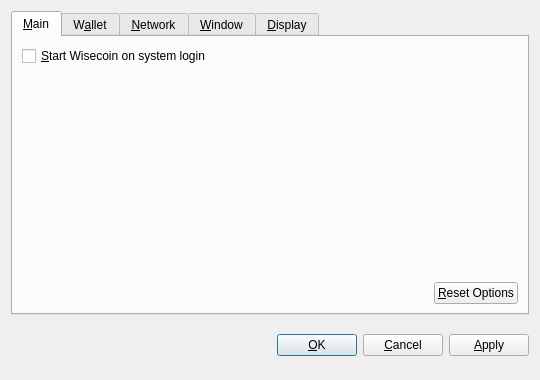
<?xml version="1.0" encoding="UTF-8"?>
<ui version="4.0">
 <class>OptionsDialog</class>
 <widget class="QDialog" name="OptionsDialog">
  <property name="geometry">
   <rect>
    <x>0</x>
    <y>0</y>
    <width>540</width>
    <height>380</height>
   </rect>
  </property>
  <property name="windowTitle">
   <string>Options</string>
  </property>
  <property name="modal">
   <bool>true</bool>
  </property>
  <layout class="QVBoxLayout" name="verticalLayout">
   <item>
    <widget class="QTabWidget" name="tabWidget">
     <property name="tabPosition">
      <enum>QTabWidget::North</enum>
     </property>
     <property name="currentIndex">
      <number>0</number>
     </property>
     <widget class="QWidget" name="tabMain">
      <attribute name="title">
       <string>&amp;Main</string>
      </attribute>
      <layout class="QVBoxLayout" name="verticalLayout_Main">
       <item>
        <widget class="QCheckBox" name="bitcoinAtStartup">
         <property name="toolTip">
          <string>Automatically start Wisecoin after logging in to the system.</string>
         </property>
         <property name="text">
          <string>&amp;Start Wisecoin on system login</string>
         </property>
        </widget>
       </item>
       <item>
        <spacer name="verticalSpacer_Main">
         <property name="orientation">
          <enum>Qt::Vertical</enum>
         </property>
         <property name="sizeHint" stdset="0">
          <size>
           <width>20</width>
           <height>40</height>
          </size>
         </property>
        </spacer>
       </item>
       <item>
        <layout class="QHBoxLayout" name="horizontalLayout_2_Main">
         <item>
          <spacer name="horizontalSpacer_2_Main">
           <property name="orientation">
            <enum>Qt::Horizontal</enum>
           </property>
           <property name="sizeHint" stdset="0">
            <size>
             <width>40</width>
             <height>20</height>
            </size>
           </property>
          </spacer>
         </item>
         <item>
          <widget class="QPushButton" name="resetButton">
           <property name="toolTip">
            <string>Reset all client options to default.</string>
           </property>
           <property name="text">
            <string>&amp;Reset Options</string>
           </property>
           <property name="autoDefault">
            <bool>false</bool>
           </property>
          </widget>
         </item>
        </layout>
       </item>
      </layout>
     </widget>
     <widget class="QWidget" name="tabWallet">
      <attribute name="title">
       <string>W&amp;allet</string>
      </attribute>
      <layout class="QVBoxLayout" name="verticalLayout_Network">
       <item>
        <widget class="QLabel" name="transactionFeeInfoLabel">
         <property name="text">
          <string>Optional transaction fee per kB that helps make sure your transactions are processed quickly. Most transactions are 1 kB.</string>
         </property>
         <property name="textFormat">
          <enum>Qt::PlainText</enum>
         </property>
         <property name="wordWrap">
          <bool>true</bool>
         </property>
        </widget>
       </item>
       <item>
        <layout class="QHBoxLayout" name="horizontalLayout_1_Main">
         <item>
          <widget class="QLabel" name="transactionFeeLabel">
           <property name="text">
            <string>Pay transaction &amp;fee</string>
           </property>
           <property name="textFormat">
            <enum>Qt::PlainText</enum>
           </property>
           <property name="buddy">
            <cstring>transactionFee</cstring>
           </property>
          </widget>
         </item>
         <item>
          <widget class="BitcoinAmountField" name="transactionFee"/>
         </item>
         <item>
          <spacer name="horizontalSpacer_1_Main">
           <property name="orientation">
            <enum>Qt::Horizontal</enum>
           </property>
           <property name="sizeHint" stdset="0">
            <size>
             <width>40</width>
             <height>20</height>
            </size>
           </property>
          </spacer>
         </item>
        </layout>
       </item>
       <item>
        <widget class="QLabel" name="label">
         <property name="text">
          <string>If you disable the spending of unconfirmed change, the change from a transaction cannot be used until that transaction has at least one confirmation. This also affects how your balance is computed.</string>
         </property>
         <property name="wordWrap">
          <bool>true</bool>
         </property>
        </widget>
       </item>
       <item>
        <widget class="QCheckBox" name="spendZeroConfChange">
         <property name="text">
          <string>Spend unconfirmed change  (experts only)</string>
         </property>
        </widget>
       </item>
       <item>
        <spacer name="verticalSpacer">
         <property name="orientation">
          <enum>Qt::Vertical</enum>
         </property>
         <property name="sizeHint" stdset="0">
          <size>
           <width>20</width>
           <height>40</height>
          </size>
         </property>
        </spacer>
       </item>
      </layout>
     </widget>
     <widget class="QWidget" name="tabNetwork">
      <attribute name="title">
       <string>&amp;Network</string>
      </attribute>
      <layout class="QVBoxLayout" name="verticalLayout_Network">
       <item>
        <widget class="QCheckBox" name="mapPortUpnp">
         <property name="toolTip">
          <string>Automatically open the Wisecoin client port on the router. This only works when your router supports UPnP and it is enabled.</string>
         </property>
         <property name="text">
          <string>Map port using &amp;UPnP</string>
         </property>
        </widget>
       </item>
       <item>
        <widget class="QCheckBox" name="connectSocks">
         <property name="toolTip">
          <string>Connect to the Wisecoin network through a SOCKS proxy (e.g. when connecting through Tor).</string>
         </property>
         <property name="text">
          <string>&amp;Connect through SOCKS proxy:</string>
         </property>
        </widget>
       </item>
       <item>
        <layout class="QHBoxLayout" name="horizontalLayout_Network">
         <item>
          <widget class="QLabel" name="proxyIpLabel">
           <property name="text">
            <string>Proxy &amp;IP:</string>
           </property>
           <property name="textFormat">
            <enum>Qt::PlainText</enum>
           </property>
           <property name="buddy">
            <cstring>proxyIp</cstring>
           </property>
          </widget>
         </item>
         <item>
          <widget class="QValidatedLineEdit" name="proxyIp">
           <property name="maximumSize">
            <size>
             <width>140</width>
             <height>16777215</height>
            </size>
           </property>
           <property name="toolTip">
            <string>IP address of the proxy (e.g. 127.0.0.1)</string>
           </property>
          </widget>
         </item>
         <item>
          <widget class="QLabel" name="proxyPortLabel">
           <property name="text">
            <string>&amp;Port:</string>
           </property>
           <property name="textFormat">
            <enum>Qt::PlainText</enum>
           </property>
           <property name="buddy">
            <cstring>proxyPort</cstring>
           </property>
          </widget>
         </item>
         <item>
          <widget class="QLineEdit" name="proxyPort">
           <property name="maximumSize">
            <size>
             <width>55</width>
             <height>16777215</height>
            </size>
           </property>
           <property name="toolTip">
            <string>Port of the proxy (e.g. 9050)</string>
           </property>
          </widget>
         </item>
         <item>
          <widget class="QLabel" name="socksVersionLabel">
           <property name="text">
            <string>SOCKS &amp;Version:</string>
           </property>
           <property name="textFormat">
            <enum>Qt::PlainText</enum>
           </property>
           <property name="buddy">
            <cstring>socksVersion</cstring>
           </property>
          </widget>
         </item>
         <item>
          <widget class="QValueComboBox" name="socksVersion">
           <property name="toolTip">
            <string>SOCKS version of the proxy (e.g. 5)</string>
           </property>
          </widget>
         </item>
         <item>
          <spacer name="horizontalSpacer_Network">
           <property name="orientation">
            <enum>Qt::Horizontal</enum>
           </property>
           <property name="sizeHint" stdset="0">
            <size>
             <width>40</width>
             <height>20</height>
            </size>
           </property>
          </spacer>
         </item>
        </layout>
       </item>
       <item>
        <spacer name="verticalSpacer_Network">
         <property name="orientation">
          <enum>Qt::Vertical</enum>
         </property>
         <property name="sizeHint" stdset="0">
          <size>
           <width>20</width>
           <height>40</height>
          </size>
         </property>
        </spacer>
       </item>
      </layout>
     </widget>
     <widget class="QWidget" name="tabWindow">
      <attribute name="title">
       <string>&amp;Window</string>
      </attribute>
      <layout class="QVBoxLayout" name="verticalLayout_Window">
       <item>
        <widget class="QCheckBox" name="minimizeToTray">
         <property name="toolTip">
          <string>Show only a tray icon after minimizing the window.</string>
         </property>
         <property name="text">
          <string>&amp;Minimize to the tray instead of the taskbar</string>
         </property>
        </widget>
       </item>
       <item>
        <widget class="QCheckBox" name="minimizeOnClose">
         <property name="toolTip">
          <string>Minimize instead of exit the application when the window is closed. When this option is enabled, the application will be closed only after selecting Quit in the menu.</string>
         </property>
         <property name="text">
          <string>M&amp;inimize on close</string>
         </property>
        </widget>
       </item>
       <item>
        <spacer name="verticalSpacer_Window">
         <property name="orientation">
          <enum>Qt::Vertical</enum>
         </property>
         <property name="sizeHint" stdset="0">
          <size>
           <width>20</width>
           <height>40</height>
          </size>
         </property>
        </spacer>
       </item>
      </layout>
     </widget>
     <widget class="QWidget" name="tabDisplay">
      <attribute name="title">
       <string>&amp;Display</string>
      </attribute>
      <layout class="QVBoxLayout" name="verticalLayout_Display">
       <item>
        <layout class="QHBoxLayout" name="horizontalLayout_1_Display">
         <item>
          <widget class="QLabel" name="langLabel">
           <property name="text">
            <string>User Interface &amp;language:</string>
           </property>
           <property name="textFormat">
            <enum>Qt::PlainText</enum>
           </property>
           <property name="buddy">
            <cstring>lang</cstring>
           </property>
          </widget>
         </item>
         <item>
          <widget class="QValueComboBox" name="lang">
           <property name="toolTip">
            <string>The user interface language can be set here. This setting will take effect after restarting Wisecoin.</string>
           </property>
          </widget>
         </item>
        </layout>
       </item>
       <item>
        <layout class="QHBoxLayout" name="horizontalLayout_2_Display">
         <item>
          <widget class="QLabel" name="unitLabel">
           <property name="text">
            <string>&amp;Unit to show amounts in:</string>
           </property>
           <property name="textFormat">
            <enum>Qt::PlainText</enum>
           </property>
           <property name="buddy">
            <cstring>unit</cstring>
           </property>
          </widget>
         </item>
         <item>
          <widget class="QValueComboBox" name="unit">
           <property name="toolTip">
            <string>Choose the default subdivision unit to show in the interface and when sending coins.</string>
           </property>
          </widget>
         </item>
        </layout>
       </item>
       <item>
        <widget class="QCheckBox" name="displayAddresses">
         <property name="toolTip">
          <string>Whether to show Wisecoin addresses in the transaction list or not.</string>
         </property>
         <property name="text">
          <string>&amp;Display addresses in transaction list</string>
         </property>
        </widget>
       </item>
       <item>
        <widget class="QCheckBox" name="coinControlFeatures">
         <property name="toolTip">
          <string>Whether to show coin control features or not.</string>
         </property>
         <property name="text">
          <string>Display coin &amp;control features (experts only!)</string>
         </property>
        </widget>
       </item>
       <item>
        <spacer name="verticalSpacer_Display">
         <property name="orientation">
          <enum>Qt::Vertical</enum>
         </property>
         <property name="sizeHint" stdset="0">
          <size>
           <width>20</width>
           <height>40</height>
          </size>
         </property>
        </spacer>
       </item>
      </layout>
     </widget>
    </widget>
   </item>
   <item>
    <layout class="QHBoxLayout" name="horizontalLayout_Buttons">
     <item>
      <spacer name="horizontalSpacer_1">
       <property name="orientation">
        <enum>Qt::Horizontal</enum>
       </property>
       <property name="sizeHint" stdset="0">
        <size>
         <width>40</width>
         <height>48</height>
        </size>
       </property>
      </spacer>
     </item>
     <item>
      <widget class="QLabel" name="statusLabel">
       <property name="font">
        <font>
         <weight>75</weight>
         <bold>true</bold>
        </font>
       </property>
       <property name="text">
        <string/>
       </property>
       <property name="textFormat">
        <enum>Qt::PlainText</enum>
       </property>
       <property name="wordWrap">
        <bool>true</bool>
       </property>
      </widget>
     </item>
     <item>
      <spacer name="horizontalSpacer_2">
       <property name="orientation">
        <enum>Qt::Horizontal</enum>
       </property>
       <property name="sizeHint" stdset="0">
        <size>
         <width>40</width>
         <height>48</height>
        </size>
       </property>
      </spacer>
     </item>
     <item>
      <widget class="QPushButton" name="okButton">
       <property name="text">
        <string>&amp;OK</string>
       </property>
      </widget>
     </item>
     <item>
      <widget class="QPushButton" name="cancelButton">
       <property name="text">
        <string>&amp;Cancel</string>
       </property>
       <property name="autoDefault">
        <bool>false</bool>
       </property>
      </widget>
     </item>
     <item>
      <widget class="QPushButton" name="applyButton">
       <property name="text">
        <string>&amp;Apply</string>
       </property>
       <property name="autoDefault">
        <bool>false</bool>
       </property>
      </widget>
     </item>
    </layout>
   </item>
  </layout>
 </widget>
 <customwidgets>
  <customwidget>
   <class>BitcoinAmountField</class>
   <extends>QSpinBox</extends>
   <header>bitcoinamountfield.h</header>
  </customwidget>
  <customwidget>
   <class>QValueComboBox</class>
   <extends>QComboBox</extends>
   <header>qvaluecombobox.h</header>
  </customwidget>
  <customwidget>
   <class>QValidatedLineEdit</class>
   <extends>QLineEdit</extends>
   <header>qvalidatedlineedit.h</header>
  </customwidget>
 </customwidgets>
 <resources/>
 <connections/>
</ui>
